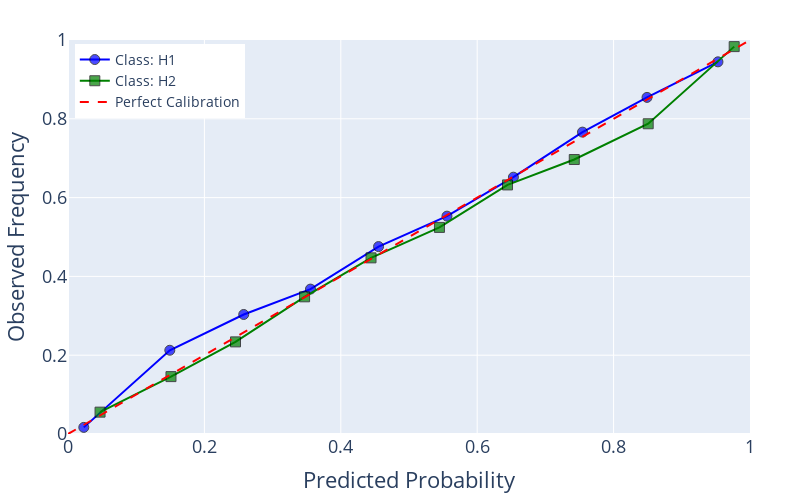

Notebook cell for this chart:
### Markdown cell above
#### Calibration Curve Plot for Paper

### Code cell
# Create output directory if it does not exist
output_dir = 'Plots'
os.makedirs(output_dir, exist_ok=True)

# Define color and marker sets
colors = ['blue', 'green', 'orange', 'purple', 'brown', 'cyan', 'magenta', 'olive', 'grey', 'black']
symbols = ['circle', 'square', 'triangle-up', 'diamond', 'cross', 'x', 'triangle-down',
           'triangle-left', 'triangle-right', 'star']

# Compute calibration curves for each class
traces = []
for i, class_label in enumerate(le.classes_):
    y_true_bin = (y_rot == i).astype(int)
    prob_true, prob_pred = calibration_curve(y_true_bin, probs_ret_rot[:, i], n_bins=10)

    traces.append(go.Scatter(
        x=prob_pred,
        y=prob_true,
        mode='lines+markers',
        name=f'Class: {class_label}',
        line=dict(color=colors[i % len(colors)]),
        marker=dict(
            size=10,
            symbol=symbols[i % len(symbols)],
            color=colors[i % len(colors)],
            line=dict(width=1, color='black'),
            opacity=0.7
        )
    ))

# Add perfect calibration reference line
reference_line = go.Scatter(
    x=[0, 1],
    y=[0, 1],
    mode='lines',
    line=dict(color='red', dash='dash', width=2),
    name='Perfect Calibration'
)

# Define layout
layout = go.Layout(
    width=800,
    height=500,
    xaxis=dict(
        title='Predicted Probability',
        title_font=dict(size=22),
        tickfont=dict(size=18),
        range=[0, 1]
    ),
    yaxis=dict(
        title='Observed Frequency',
        title_font=dict(size=22),
        tickfont=dict(size=18),
        range=[0, 1]
    ),
    showlegend=True,
    legend=dict(x=0.01, y=0.99, font=dict(size=14)),
    margin=dict(l=50, r=50, t=40, b=50)
)

# Create and save figure
fig_cal = go.Figure(data=traces + [reference_line], layout=layout)
fig_cal.write_image(os.path.join(output_dir, 'calibration_curve_test.pdf'), scale=5)

# Display interactive plot
fig_cal.show()

### Figure 1 — Plotly figure (JSON) as saved in the notebook; plotly's stock layout.template omitted (floating-point values rounded to 4 significant figures)
{"data": [{"line": {"color": "blue"}, "marker": {"color": "blue", "line": {"color": "black", "width": 1}, "opacity": 0.7, "size": 10, "symbol": "circle"}, "mode": "lines+markers", "name": "Class: H1", "type": "scatter", "x": [0.02317, 0.1493, 0.2577, 0.3555, 0.4554, 0.5557, 0.6531, 0.7544, 0.849, 0.953], "y": [0.01679, 0.2126, 0.3033, 0.3678, 0.4756, 0.5529, 0.6518, 0.7662, 0.8543, 0.9445]}, {"line": {"color": "green"}, "marker": {"color": "green", "line": {"color": "black", "width": 1}, "opacity": 0.7, "size": 10, "symbol": "square"}, "mode": "lines+markers", "name": "Class: H2", "type": "scatter", "x": [0.04699, 0.151, 0.2456, 0.3469, 0.4443, 0.5446, 0.6445, 0.7423, 0.8507, 0.9768], "y": [0.05546, 0.1457, 0.2338, 0.3482, 0.4471, 0.5244, 0.6322, 0.6967, 0.7874, 0.9832]}, {"line": {"color": "red", "dash": "dash", "width": 2}, "mode": "lines", "name": "Perfect Calibration", "type": "scatter", "x": [0, 1], "y": [0, 1]}], "layout": {"height": 500, "legend": {"font": {"size": 14}, "x": 0.01, "y": 0.99}, "margin": {"b": 50, "l": 50, "r": 50, "t": 40}, "showlegend": true, "width": 800, "xaxis": {"range": [0, 1], "tickfont": {"size": 18}, "title": {"font": {"size": 22}, "text": "Predicted Probability"}}, "yaxis": {"range": [0, 1], "tickfont": {"size": 18}, "title": {"font": {"size": 22}, "text": "Observed Frequency"}}}}
